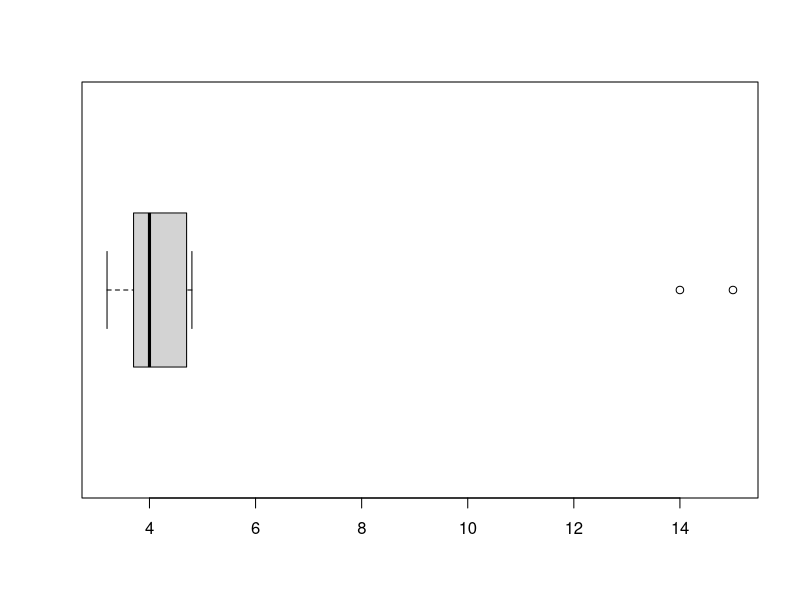
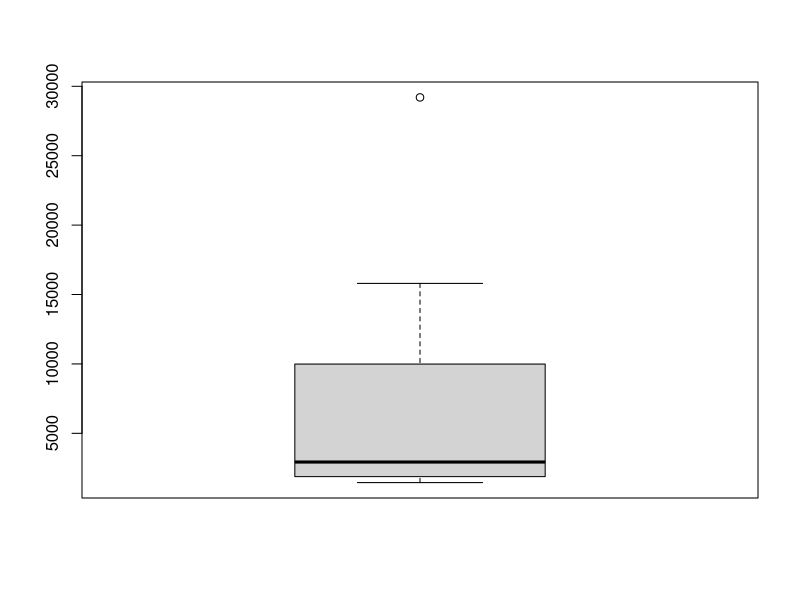

These figures' R source, in order:
# Case1
data = c(3.2, 3.4, 3.7, 3.7, 3.8, 3.9, 4, 4, 4.1, 4.2, 4.7, 4.8, 14, 15)
boxplot(data, horizontal = T)
q1 = quantile(data, 0.25)
q2 = median(data)
q3 = quantile(data, 0.75)
ri = q3 - q1
mi = min(data)
ma = max(data)

# First fences
f1 = q1 - 1.5 * ri
f2 = q3 + 1.5 * ri
conditions = c(mi < f1, ma > f2)
conditions

# If "conditions" is equal to 0 in either condition, it means the expression
# does not holds, and if it is equal to one it means that condition holds.
# In this case second condition (max>b2) holds because f2=6.2 and value 14
# and 15 are higher.

# Second fences
of1 = q1 - 3 * ri
of2 = q3 + 3 * ri
conditions = c(mi < of1, ma > of2)
conditions

# If "conditions" is equal to 0 in either condition, it means the expression
# does not holds, and if it is equal to one it means that condition holds.
# In this case second condition (max>b2) holds again because of2=7.7 and value 14
# and 15 are higher.

# Case2 (small sample size
data = c(1450, 1470, 2290, 2930, 4180, 15800, 29200)
boxplot(data) # Default orientation is vertical
